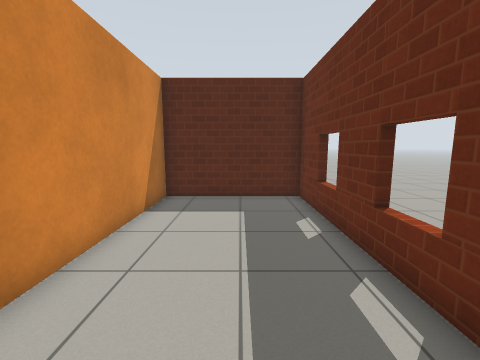
View 1 (above)

12 first-person views from a walk through a Gazebo world. The camera is 1.1 m above the floor, tilts 8° down and sees 90° across. The floor is counted in squares, 0.5 m on a side. Each view is taken from the middle of a square. On the plan, view 1 faces up. The plan holds only what a view shows up to about 16 squares ahead; the rest is blank. Gazebo's built-in surfaces are drawn with simple patterns.

View 2
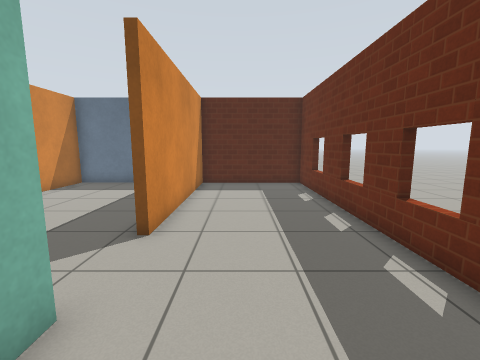

View 3
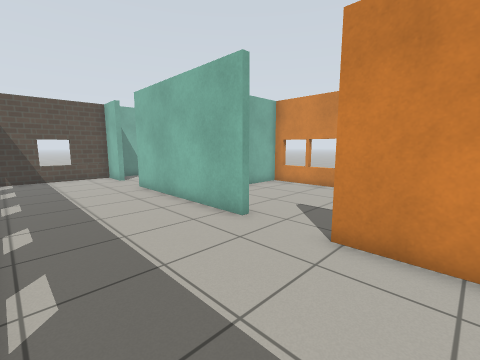

View 4
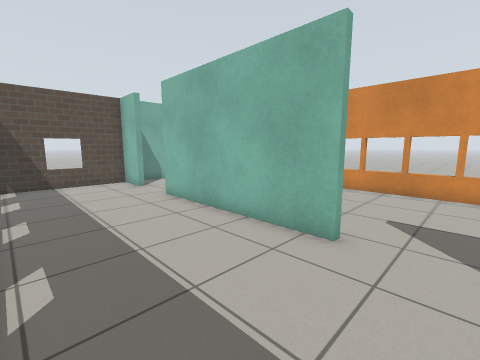

View 5
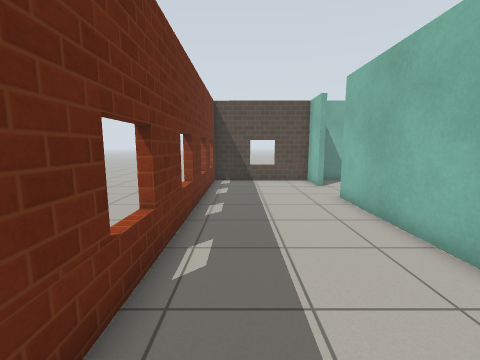

View 6
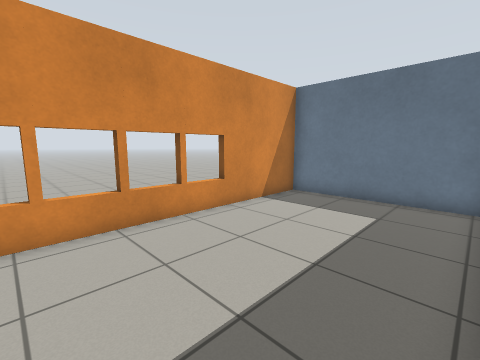

View 7
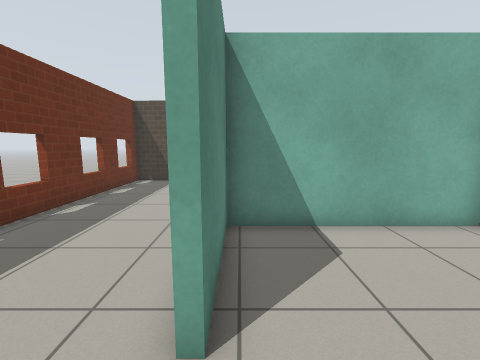

View 8
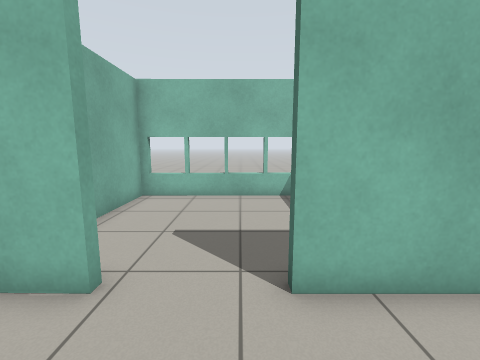

View 9
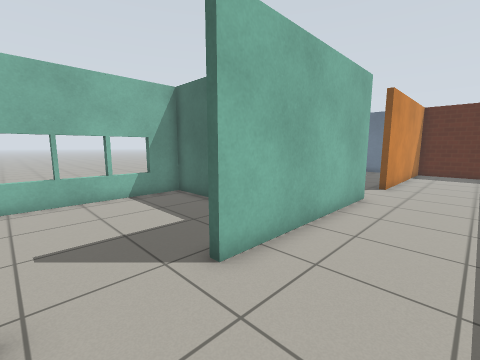

View 10
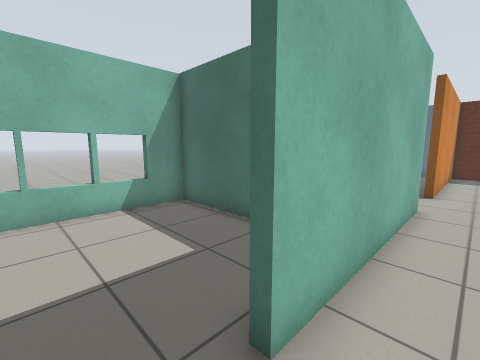

View 11
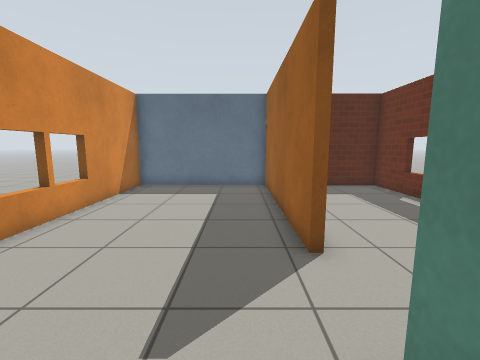

View 12
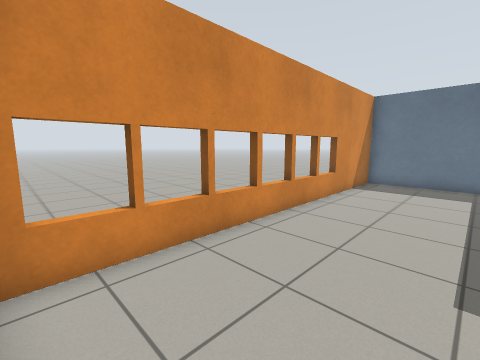

### Floor plan
Ten units are one square. View 1 is at (0, 0); x grows to the right and y downward. Boxes are objects, and circles mark ways between rooms. Rooms are numbered by the first view taken in them; rooms with no view inside come last. Other rooms are left out.
<svg viewBox="-111 -110 142 260">
<path fill="none" stroke="#000" d="M-36 12 -33 12 -33 92M-33 121 -33 144 26 145 26 -105 -33 -105 -33 -16M-36 -16 -36 -105 -106 -105 -106 54 -36 54 -36 12M-57 143 -44 144M-33 92 -38 92M-68 57 -106 57 -106 143 -71 143"/>
<circle cx="-40" cy="0" r="3" fill="#2a7"/>
<circle cx="-40" cy="110" r="3" fill="#2a7"/>
<text x="-10" y="20">1</text>
<text x="-70" y="-20">2</text>
<text x="-70" y="110">3</text>
</svg>
Room 1 opens to room 2. Room 1 opens to room 3.

Where each view was taken, in squares from view 1:
view 1: 0 up, 0 right, facing up
view 2: 4 down, 1 left, facing up
view 3: 4 up, 2 right, facing down-left
view 4: 1 up, 2 right, facing down-left
view 5: 1 up, 1 right, facing down
view 6: 0 up, 4 left, facing up-left
view 7: 1 up, 4 left, facing down
view 8: 10 down, 0 right, facing left
view 9: 12 down, 0 right, facing up-left
view 10: 11 down, 2 left, facing up-left
view 11: 3 down, 5 left, facing up
view 12: 5 down, 6 left, facing up-left
